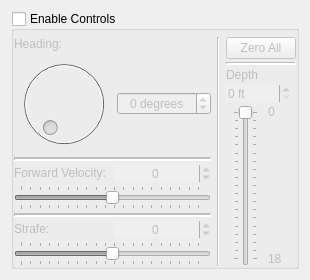
        <widget class="QWidget" name="tabWidgetPage1">
         <attribute name="title">
          <string>Controls</string>
         </attribute>
         <layout class="QVBoxLayout" name="verticalLayout_2">
          <item>
           <widget class="QGroupBox" name="controlGroupBox">
            <property name="enabled">
             <bool>true</bool>
            </property>
            <property name="sizePolicy">
             <sizepolicy hsizetype="Expanding" vsizetype="Expanding">
              <horstretch>0</horstretch>
              <verstretch>0</verstretch>
             </sizepolicy>
            </property>
            <property name="minimumSize">
             <size>
              <width>0</width>
              <height>200</height>
             </size>
            </property>
            <property name="maximumSize">
             <size>
              <width>16777215</width>
              <height>16777215</height>
             </size>
            </property>
            <property name="title">
             <string>Enable Controls</string>
            </property>
            <property name="flat">
             <bool>false</bool>
            </property>
            <property name="checkable">
             <bool>true</bool>
            </property>
            <property name="checked">
             <bool>false</bool>
            </property>
            <layout class="QGridLayout" name="gridLayout">
             <property name="leftMargin">
              <number>0</number>
             </property>
             <property name="topMargin">
              <number>6</number>
             </property>
             <property name="rightMargin">
              <number>0</number>
             </property>
             <property name="bottomMargin">
              <number>0</number>
             </property>
             <item row="0" column="2">
              <layout class="QVBoxLayout" name="desiredDepthVerticalLayout">
               <property name="spacing">
                <number>3</number>
               </property>
               <item>
                <widget class="QPushButton" name="setAllZeroButton">
                 <property name="sizePolicy">
                  <sizepolicy hsizetype="Expanding" vsizetype="Fixed">
                   <horstretch>0</horstretch>
                   <verstretch>0</verstretch>
                  </sizepolicy>
                 </property>
                 <property name="minimumSize">
                  <size>
                   <width>0</width>
                   <height>0</height>
                  </size>
                 </property>
                 <property name="maximumSize">
                  <size>
                   <width>70</width>
                   <height>16777215</height>
                  </size>
                 </property>
                 <property name="text">
                  <string>Zero All</string>
                 </property>
                </widget>
               </item>
               <item>
                <widget class="Line" name="line_12">
                 <property name="lineWidth">
                  <number>2</number>
                 </property>
                 <property name="orientation">
                  <enum>Qt::Horizontal</enum>
                 </property>
                </widget>
               </item>
               <item>
                <widget class="QLabel" name="desiredDepthLabel">
                 <property name="maximumSize">
                  <size>
                   <width>65</width>
                   <height>16777215</height>
                  </size>
                 </property>
                 <property name="text">
                  <string>Depth</string>
                 </property>
                 <property name="buddy">
                  <cstring>desiredDepthSpinBox</cstring>
                 </property>
                </widget>
               </item>
               <item>
                <widget class="QSpinBox" name="desiredDepthSpinBox">
                 <property name="sizePolicy">
                  <sizepolicy hsizetype="Expanding" vsizetype="Fixed">
                   <horstretch>0</horstretch>
                   <verstretch>0</verstretch>
                  </sizepolicy>
                 </property>
                 <property name="maximumSize">
                  <size>
                   <width>65</width>
                   <height>16777215</height>
                  </size>
                 </property>
                 <property name="frame">
                  <bool>false</bool>
                 </property>
                 <property name="suffix">
                  <string> ft</string>
                 </property>
                 <property name="maximum">
                  <number>18</number>
                 </property>
                </widget>
               </item>
               <item>
                <layout class="QHBoxLayout" name="depthSliderHorizontalLayout">
                 <item>
                  <widget class="QSlider" name="desiredDepthSlider">
                   <property name="cursor">
                    <cursorShape>SizeVerCursor</cursorShape>
                   </property>
                   <property name="maximum">
                    <number>18</number>
                   </property>
                   <property name="orientation">
                    <enum>Qt::Vertical</enum>
                   </property>
                   <property name="invertedAppearance">
                    <bool>true</bool>
                   </property>
                   <property name="invertedControls">
                    <bool>true</bool>
                   </property>
                   <property name="tickPosition">
                    <enum>QSlider::TicksBothSides</enum>
                   </property>
                   <property name="tickInterval">
                    <number>1</number>
                   </property>
                  </widget>
                 </item>
                 <item>
                  <layout class="QVBoxLayout" name="verticalLayout_5">
                   <property name="spacing">
                    <number>0</number>
                   </property>
                   <item>
                    <widget class="QLabel" name="label_6">
                     <property name="sizePolicy">
                      <sizepolicy hsizetype="Preferred" vsizetype="Minimum">
                       <horstretch>0</horstretch>
                       <verstretch>0</verstretch>
                      </sizepolicy>
                     </property>
                     <property name="maximumSize">
                      <size>
                       <width>10</width>
                       <height>16777215</height>
                      </size>
                     </property>
                     <property name="text">
                      <string>0</string>
                     </property>
                     <property name="alignment">
                      <set>Qt::AlignLeading|Qt::AlignLeft|Qt::AlignTop</set>
                     </property>
                    </widget>
                   </item>
                   <item>
                    <widget class="QLabel" name="label_11">
                     <property name="sizePolicy">
                      <sizepolicy hsizetype="Preferred" vsizetype="Minimum">
                       <horstretch>0</horstretch>
                       <verstretch>0</verstretch>
                      </sizepolicy>
                     </property>
                     <property name="maximumSize">
                      <size>
                       <width>20</width>
                       <height>16777215</height>
                      </size>
                     </property>
                     <property name="text">
                      <string>18</string>
                     </property>
                     <property name="alignment">
                      <set>Qt::AlignBottom|Qt::AlignLeading|Qt::AlignLeft</set>
                     </property>
                    </widget>
                   </item>
                  </layout>
                 </item>
                </layout>
               </item>
              </layout>
             </item>
             <item row="0" column="0">
              <layout class="QVBoxLayout" name="desiredHeadingSpeedVerticalLayout">
               <property name="spacing">
                <number>3</number>
               </property>
               <item>
                <widget class="QLabel" name="desiredHeadingLabel">
                 <property name="sizePolicy">
                  <sizepolicy hsizetype="Expanding" vsizetype="Fixed">
                   <horstretch>0</horstretch>
                   <verstretch>0</verstretch>
                  </sizepolicy>
                 </property>
                 <property name="text">
                  <string>Heading:</string>
                 </property>
                 <property name="buddy">
                  <cstring>desiredHeadingDial</cstring>
                 </property>
                </widget>
               </item>
               <item>
                <layout class="QHBoxLayout" name="horizontalLayout_17">
                 <item>
                  <widget class="QDial" name="desiredHeadingDial">
                   <property name="sizePolicy">
                    <sizepolicy hsizetype="Expanding" vsizetype="Expanding">
                     <horstretch>0</horstretch>
                     <verstretch>0</verstretch>
                    </sizepolicy>
                   </property>
                   <property name="minimumSize">
                    <size>
                     <width>10</width>
                     <height>10</height>
                    </size>
                   </property>
                   <property name="maximumSize">
                    <size>
                     <width>300</width>
                     <height>300</height>
                    </size>
                   </property>
                   <property name="sizeIncrement">
                    <size>
                     <width>0</width>
                     <height>0</height>
                    </size>
                   </property>
                   <property name="minimum">
                    <number>0</number>
                   </property>
                   <property name="maximum">
                    <number>360</number>
                   </property>
                   <property name="singleStep">
                    <number>15</number>
                   </property>
                   <property name="pageStep">
                    <number>45</number>
                   </property>
                   <property name="sliderPosition">
                    <number>0</number>
                   </property>
                   <property name="orientation">
                    <enum>Qt::Vertical</enum>
                   </property>
                   <property name="invertedAppearance">
                    <bool>false</bool>
                   </property>
                   <property name="invertedControls">
                    <bool>false</bool>
                   </property>
                  </widget>
                 </item>
                 <item>
                  <widget class="QSpinBox" name="desiredHeadingSpinBox">
                   <property name="wrapping">
                    <bool>true</bool>
                   </property>
                   <property name="frame">
                    <bool>true</bool>
                   </property>
                   <property name="alignment">
                    <set>Qt::AlignCenter</set>
                   </property>
                   <property name="buttonSymbols">
                    <enum>QAbstractSpinBox::UpDownArrows</enum>
                   </property>
                   <property name="suffix">
                    <string> degrees</string>
                   </property>
                   <property name="minimum">
                    <number>0</number>
                   </property>
                   <property name="maximum">
                    <number>360</number>
                   </property>
                   <property name="singleStep">
                    <number>5</number>
                   </property>
                  </widget>
                 </item>
                </layout>
               </item>
               <item>
                <widget class="Line" name="line_6">
                 <property name="minimumSize">
                  <size>
                   <width>0</width>
                   <height>5</height>
                  </size>
                 </property>
                 <property name="lineWidth">
                  <number>2</number>
                 </property>
                 <property name="orientation">
                  <enum>Qt::Horizontal</enum>
                 </property>
                </widget>
               </item>
               <item>
                <layout class="QHBoxLayout" name="horizontalLayout_2">
                 <property name="sizeConstraint">
                  <enum>QLayout::SetNoConstraint</enum>
                 </property>
                 <item>
                  <widget class="QLabel" name="desiredSpeedLabel">
                   <property name="sizePolicy">
                    <sizepolicy hsizetype="Preferred" vsizetype="Fixed">
                     <horstretch>0</horstretch>
                     <verstretch>0</verstretch>
                    </sizepolicy>
                   </property>
                   <property name="text">
                    <string>Forward Velocity:</string>
                   </property>
                   <property name="buddy">
                    <cstring>desiredSpeedSlider</cstring>
                   </property>
                  </widget>
                 </item>
                 <item>
                  <widget class="QSpinBox" name="desiredSpeedSpinBox">
                   <property name="frame">
                    <bool>false</bool>
                   </property>
                   <property name="alignment">
                    <set>Qt::AlignCenter</set>
                   </property>
                   <property name="minimum">
                    <number>-127</number>
                   </property>
                   <property name="maximum">
                    <number>127</number>
                   </property>
                   <property name="singleStep">
                    <number>5</number>
                   </property>
                  </widget>
                 </item>
                </layout>
               </item>
               <item>
                <widget class="QSlider" name="desiredSpeedSlider">
                 <property name="sizePolicy">
                  <sizepolicy hsizetype="MinimumExpanding" vsizetype="Fixed">
                   <horstretch>0</horstretch>
                   <verstretch>0</verstretch>
                  </sizepolicy>
                 </property>
                 <property name="cursor">
                  <cursorShape>SizeHorCursor</cursorShape>
                 </property>
                 <property name="toolTip">
                  <string>Go Faster!</string>
                 </property>
                 <property name="minimum">
                  <number>-127</number>
                 </property>
                 <property name="maximum">
                  <number>127</number>
                 </property>
                 <property name="singleStep">
                  <number>10</number>
                 </property>
                 <property name="pageStep">
                  <number>20</number>
                 </property>
                 <property name="orientation">
                  <enum>Qt::Horizontal</enum>
                 </property>
                 <property name="invertedAppearance">
                  <bool>false</bool>
                 </property>
                 <property name="tickPosition">
                  <enum>QSlider::TicksBothSides</enum>
                 </property>
                 <property name="tickInterval">
                  <number>13</number>
                 </property>
                </widget>
               </item>
               <item>
                <widget class="Line" name="line_7">
                 <property name="minimumSize">
                  <size>
                   <width>0</width>
                   <height>5</height>
                  </size>
                 </property>
                 <property name="lineWidth">
                  <number>2</number>
                 </property>
                 <property name="orientation">
                  <enum>Qt::Horizontal</enum>
                 </property>
                </widget>
               </item>
               <item>
                <layout class="QHBoxLayout" name="horizontalLayout_14">
                 <property name="spacing">
                  <number>3</number>
                 </property>
                 <item>
                  <widget class="QLabel" name="label_28">
                   <property name="sizePolicy">
                    <sizepolicy hsizetype="Preferred" vsizetype="Fixed">
                     <horstretch>0</horstretch>
                     <verstretch>0</verstretch>
                    </sizepolicy>
                   </property>
                   <property name="text">
                    <string>Strafe:</string>
                   </property>
                   <property name="buddy">
                    <cstring>desiredStrafeSlider</cstring>
                   </property>
                  </widget>
                 </item>
                 <item>
                  <widget class="QSpinBox" name="desiredStrafeSpinBox">
                   <property name="frame">
                    <bool>false</bool>
                   </property>
                   <property name="alignment">
                    <set>Qt::AlignCenter</set>
                   </property>
                   <property name="minimum">
                    <number>-127</number>
                   </property>
                   <property name="maximum">
                    <number>127</number>
                   </property>
                   <property name="singleStep">
                    <number>5</number>
                   </property>
                  </widget>
                 </item>
                </layout>
               </item>
               <item>
                <widget class="QSlider" name="desiredStrafeSlider">
                 <property name="minimum">
                  <number>-127</number>
                 </property>
                 <property name="maximum">
                  <number>127</number>
                 </property>
                 <property name="singleStep">
                  <number>10</number>
                 </property>
                 <property name="pageStep">
                  <number>20</number>
                 </property>
                 <property name="orientation">
                  <enum>Qt::Horizontal</enum>
                 </property>
                 <property name="tickPosition">
                  <enum>QSlider::TicksBothSides</enum>
                 </property>
                 <property name="tickInterval">
                  <number>13</number>
                 </property>
                </widget>
               </item>
              </layout>
             </item>
             <item row="0" column="1">
              <widget class="Line" name="line_9">
               <property name="orientation">
                <enum>Qt::Vertical</enum>
               </property>
              </widget>
             </item>
            </layout>
           </widget>
          </item>
         </layout>
        </widget>
